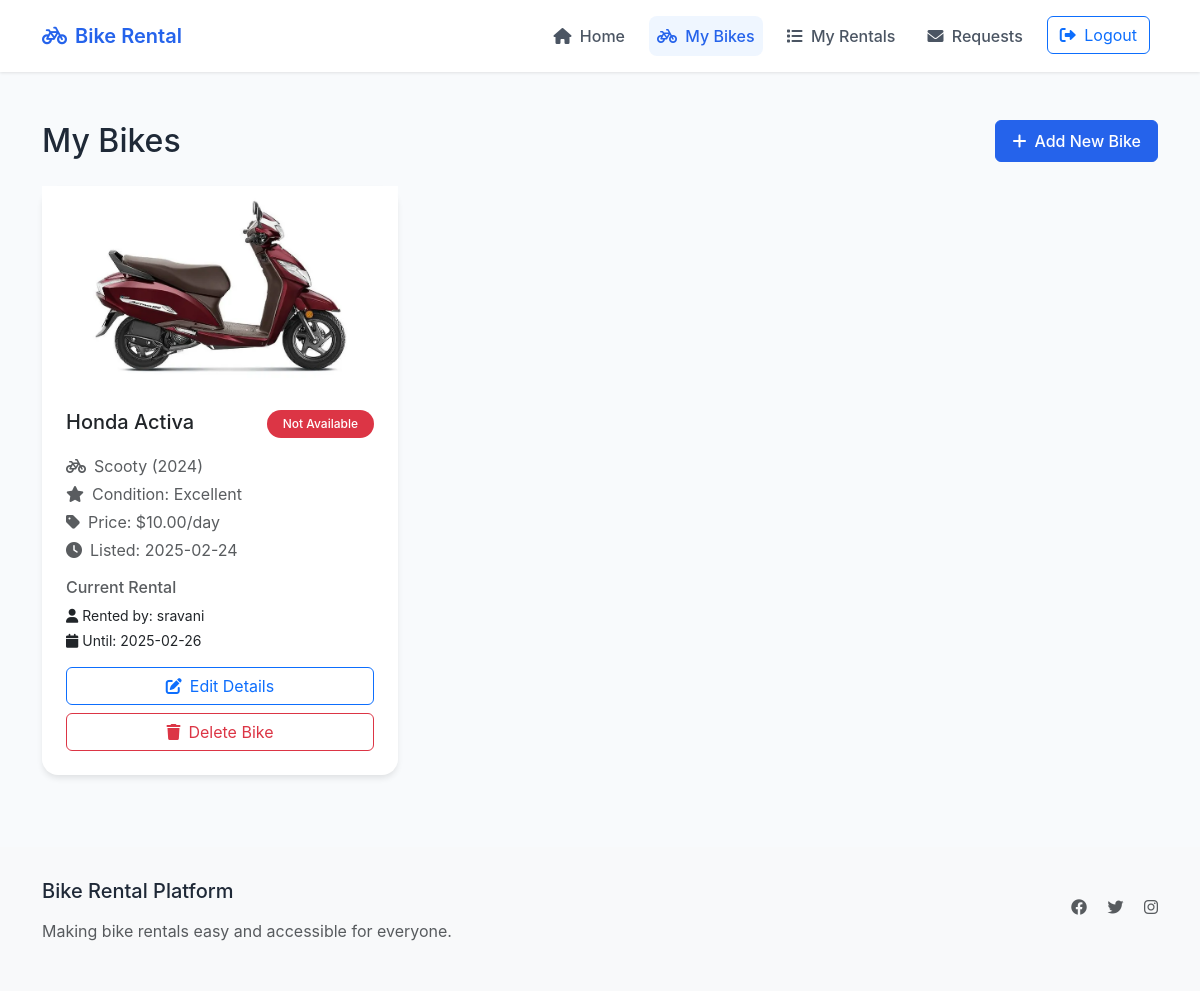
/bikes/my-bikes (signed in), run on the app's committed database.
### app.py (models this page shows)
class Bike(db.Model):
    id = db.Column(db.Integer, primary_key=True)
    name = db.Column(db.String(100), nullable=False)
    model = db.Column(db.String(100), nullable=False)
    year = db.Column(db.Integer, nullable=False)
    condition = db.Column(db.String(50), nullable=False)
    price_per_day = db.Column(db.Float, nullable=False)
    description = db.Column(db.Text, nullable=False)
    is_available = db.Column(db.Boolean, default=True)
    owner_id = db.Column(db.Integer, db.ForeignKey('user.id'), nullable=False)
    created_at = db.Column(db.DateTime, default=datetime.utcnow)
    image_url_1 = db.Column(db.String(500))
    image_url_2 = db.Column(db.String(500))
    image_url_3 = db.Column(db.String(500))
    rentals = db.relationship('Rental', backref='bike', lazy=True)
    rental_requests = db.relationship('RentalRequest', backref='bike', lazy=True)

class Rental(db.Model):
    id = db.Column(db.Integer, primary_key=True)
    bike_id = db.Column(db.Integer, db.ForeignKey('bike.id'), nullable=False)
    renter_id = db.Column(db.Integer, db.ForeignKey('user.id'), nullable=False)
    start_date = db.Column(db.DateTime, nullable=False)
    end_date = db.Column(db.DateTime, nullable=False)
    total_price = db.Column(db.Float, nullable=False)
    status = db.Column(db.String(20), nullable=False, default='pending')  # pending, active, completed, cancelled
    created_at = db.Column(db.DateTime, default=datetime.utcnow)

class User(db.Model):
    id = db.Column(db.Integer, primary_key=True)
    username = db.Column(db.String(80), unique=True, nullable=False)
    email = db.Column(db.String(120), unique=True, nullable=False)
    mobile = db.Column(db.String(15), nullable=True)  # Adding mobile number field
    password = db.Column(db.String(120), nullable=False)
    created_at = db.Column(db.DateTime, default=datetime.utcnow)
    bikes = db.relationship('Bike', backref='owner', lazy=True)
    rentals = db.relationship('Rental', backref='renter', lazy=True, foreign_keys='Rental.renter_id')
    rental_requests = db.relationship('RentalRequest', backref='requester', lazy=True, foreign_keys='RentalRequest.requester_id')

### app.py (the view)
@app.route('/bikes/my-bikes')
@login_required
def my_bikes():
    user_bikes = Bike.query.filter_by(owner_id=session['user_id']).all()
    return render_template('my_bikes.html', bikes=user_bikes)

### app.py (called while the page is built)
def login_required(f):
    @wraps(f)
    def decorated_function(*args, **kwargs):
        if not session.get('user_id'):
            flash('Please login first')
            return redirect(url_for('login'))
        return f(*args, **kwargs)
    return decorated_function

@app.context_processor
def utility_processor():
    def get_pending_requests_count():
        if not session.get('user_id'):
            return 0
        return RentalRequest.query.join(Bike).filter(
            Bike.owner_id == session['user_id'],
            RentalRequest.status == 'pending'
        ).count()
    return dict(pending_requests_count=get_pending_requests_count())

### templates/my_bikes.html (shortened to what this page needs)
{% extends "base.html" %}
{% block content %}
<div class="container py-4">
    <div class="d-flex justify-content-between align-items-center mb-4">
        <h1 class="h2 mb-0">My Bikes</h1>
        <a href="{{ url_for('add_bike') }}" class="btn btn-primary">
            <i class="fas fa-plus me-2"></i>Add New Bike
        </a>
    </div>
    {% if bikes %}
        <div class="row g-4">
            {% for bike in bikes %}
                <div class="col-md-6 col-lg-4">
                    <div class="card h-100">
                        {% if bike.image_url_1 or bike.image_url_2 or bike.image_url_3 %}
                            <div id="bikeCarousel{{ bike.id }}" class="carousel slide" data-bs-ride="carousel">
                                <div class="carousel-inner">
                                    {% if bike.image_url_1 %}
                                        <div class="carousel-item active">
                                            <img src="{{ url_for('static', filename=bike.image_url_1) }}"
                                                 class="d-block w-100" alt="{{ bike.name }}"
                                                 style="height: 200px; object-fit: cover;">
                                        </div>
                                    {% endif %}
                                </div>
                                {% if (bike.image_url_1 and bike.image_url_2) or (bike.image_url_1 and bike.image_url_3) or (bike.image_url_2 and bike.image_url_3) %}
                                    <button class="carousel-control-prev" type="button"
                                            data-bs-target="#bikeCarousel{{ bike.id }}" data-bs-slide="prev">
                                        <span class="carousel-control-prev-icon" aria-hidden="true"></span>
                                    </button>
                                    <button class="carousel-control-next" type="button"
                                            data-bs-target="#bikeCarousel{{ bike.id }}" data-bs-slide="next">
                                        <span class="carousel-control-next-icon" aria-hidden="true"></span>
                                    </button>
                                {% endif %}
                            </div>
                        {% else %}
                            <div class="card-img-top bg-light d-flex align-items-center justify-content-center"
                                 style="height: 200px;">
                                <i class="fas fa-bicycle fa-3x text-muted"></i>
                            </div>
                        {% endif %}
                        <div class="card-body">
                            <div class="d-flex justify-content-between align-items-start mb-3">
                                <h5 class="card-title mb-0">{{ bike.name }}</h5>
                                <span class="badge {% if bike.is_available %}bg-success{% else %}bg-danger{% endif %}">
                                    {{ 'Available' if bike.is_available else 'Not Available' }}
                                </span>
                            </div>
                            <div class="mb-3">
                                <p class="text-muted mb-1">
                                    <i class="fas fa-bicycle me-2"></i>{{ bike.model }} ({{ bike.year }})
                                </p>
                                <p class="text-muted mb-1">
                                    <i class="fas fa-star me-2"></i>Condition: {{ bike.condition }}
                                </p>
                                <p class="text-muted mb-1">
                                    <i class="fas fa-tag me-2"></i>Price: ${{ "%.2f"|format(bike.price_per_day) }}/day
                                </p>
                                <p class="text-muted mb-1">
                                    <i class="fas fa-clock me-2"></i>Listed: {{ bike.created_at.strftime('%Y-%m-%d') }}
                                </p>
                            </div>
                            {% set active_rentals = bike.rentals|selectattr('status', 'equalto', 'active')|list %}
                            {% if active_rentals %}
                                <div class="mb-3">
                                    <h6 class="text-muted mb-2">Current Rental</h6>
                                    {% for rental in active_rentals %}
                                        <div class="small">
                                            <p class="mb-1">
                                                <i class="fas fa-user me-1"></i>Rented by: {{ rental.renter.username }}
                                            </p>
                                            <p class="mb-1">
                                                <i class="fas fa-calendar me-1"></i>Until: {{ rental.end_date.strftime('%Y-%m-%d') }}
                                            </p>
                                        </div>
                                    {% endfor %}
                                </div>
                            {% endif %}
                            <div class="d-grid gap-2">
                                <a href="{{ url_for('edit_bike', bike_id=bike.id) }}"
                                   class="btn btn-outline-primary">
                                    <i class="fas fa-edit me-2"></i>Edit Details
                                </a>
                                <button type="button" class="btn btn-outline-danger"
                                        onclick="deleteBike({{ bike.id }})">
                                    <i class="fas fa-trash me-2"></i>Delete Bike
                                </button>
                            </div>
                        </div>
                    </div>
                </div>
            {% endfor %}
        </div>
    {% endif %}
</div>
{% endblock %}

### templates/base.html (shortened to what this page needs)
<!DOCTYPE html>
<html lang="en" class="min-vh-100">
<head>
    <link href="https://cdn.jsdelivr.net/npm/bootstrap@5.3.0/dist/css/bootstrap.min.css" rel="stylesheet">
    <link href="https://cdnjs.cloudflare.com/ajax/libs/font-awesome/6.0.0/css/all.min.css" rel="stylesheet">
</head>
<body>
    <nav class="navbar navbar-expand-lg sticky-top">
        <div class="container">
            <a class="navbar-brand d-flex align-items-center" href="{{ url_for('index') }}">
                <i class="fas fa-bicycle me-2"></i>
                Bike Rental
            </a>
            <div class="collapse navbar-collapse" id="navbarNav">
                <ul class="navbar-nav ms-auto">
                    <li class="nav-item">
                        <a class="nav-link {% if request.endpoint == 'index' %}active{% endif %}" href="{{ url_for('index') }}">
                            <i class="fas fa-home me-1"></i> Home
                        </a>
                    </li>
                    {% if session.get('user_id') %}
                        <li class="nav-item">
                            <a class="nav-link {% if request.endpoint == 'my_bikes' %}active{% endif %}" href="{{ url_for('my_bikes') }}">
                                <i class="fas fa-bicycle me-1"></i> My Bikes
                            </a>
                        </li>
                        <li class="nav-item">
                            <a class="nav-link {% if request.endpoint == 'my_rentals' %}active{% endif %}" href="{{ url_for('my_rentals') }}">
                                <i class="fas fa-list me-1"></i> My Rentals
                            </a>
                        </li>
                        <li class="nav-item">
                            <a class="nav-link {% if request.endpoint == 'my_rental_requests' %}active{% endif %}" href="{{ url_for('my_rental_requests') }}">
                                <i class="fas fa-envelope me-1"></i> Requests
                            </a>
                        </li>
                        <li class="nav-item ms-2">
                            <a class="btn btn-outline-primary" href="{{ url_for('logout') }}">
                                <i class="fas fa-sign-out-alt me-1"></i> Logout
                            </a>
                        </li>
                    {% endif %}
                </ul>
            </div>
        </div>
    </nav>
    <main>
        {% block content %}{% endblock %}
    </main>
    <footer class="footer">
        <div class="container">
            <div class="row">
                <div class="col-md-6">
                    <h5 class="mb-3">Bike Rental Platform</h5>
                    <p class="text-muted">Making bike rentals easy and accessible for everyone.</p>
                </div>
                <div class="col-md-6 text-md-end">
                    <div class="mt-3">
                        <a href="#" class="text-muted me-3"><i class="fab fa-facebook"></i></a>
                        <a href="#" class="text-muted me-3"><i class="fab fa-twitter"></i></a>
                        <a href="#" class="text-muted"><i class="fab fa-instagram"></i></a>
                    </div>
                </div>
            </div>
        </div>
    </footer>
</body>
</html>

### data on the page
Bike: image_url_1 (picture), name "Honda Activa", is_available "Not Available", model "Scooty", year "2024", condition "Excellent", price_per_day "10.00", created_at "2025-02-24"
Rental: renter.username "sravani", end_date "2025-02-26"
